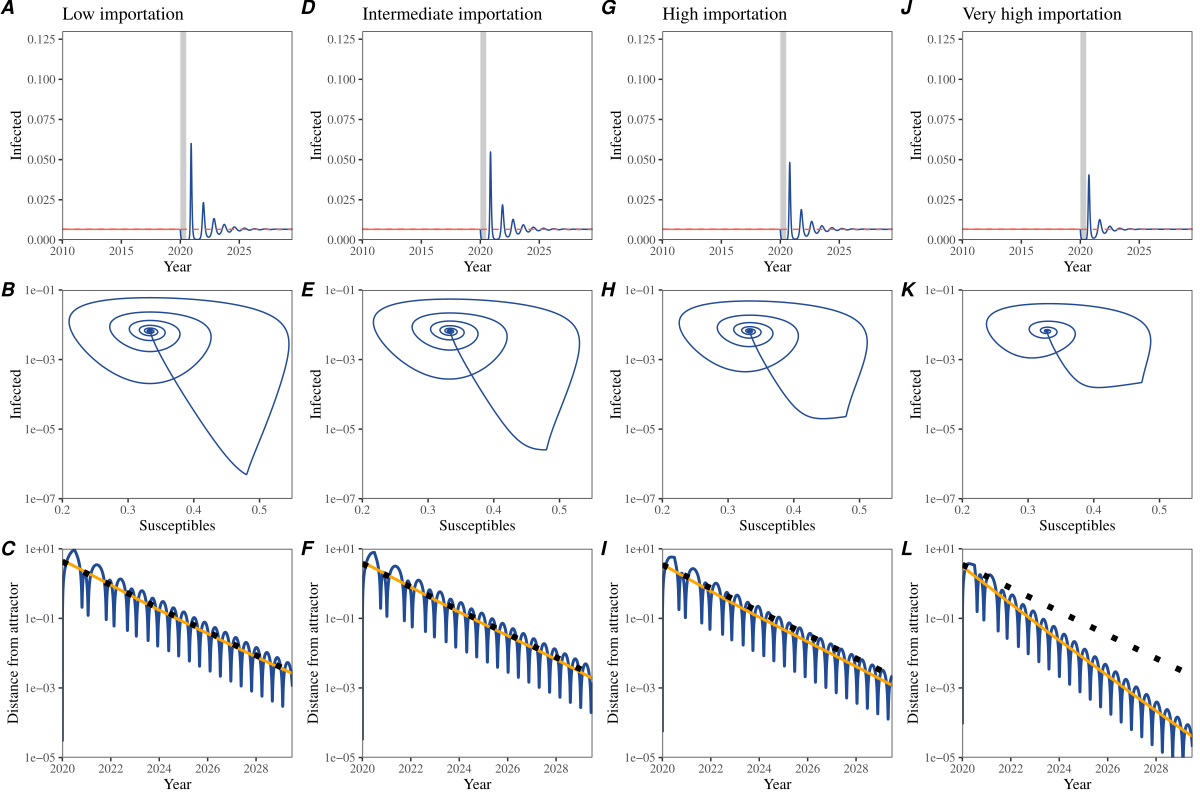

The R source for this figure:
library(deSolve)
library(dplyr)
library(ggplot2); theme_set(theme_bw(base_family = "Times"))
library(egg)
library(gridExtra)
source("../R/simulate_sirs.R")
source("../R/distfun.R")

ss_perturb_sirs <- simulate_sirs_import(
  theta=0,
  omega=1e-7,
  tmax=2040) %>%
  filter(time >= 2010) %>%
  mutate(
    group=time < 2020
  )

ss_unperturb_sirs <- simulate_sirs_import(theta=0,
                                          omega=1e-7,
                                          tmax=2040,npifun=function(x)1) %>%
  filter(time >= 2010)

time <- ss_perturb_sirs$time

mat_perturb_SI_sirs <- matrix(c(ss_perturb_sirs$S, log(ss_perturb_sirs$I)), ncol=2)
mat_unperturb_SI_sirs <- matrix(c(ss_unperturb_sirs$S, log(ss_unperturb_sirs$I)), ncol=2)

dist_SI_sirs <- distfun(mat_perturb_SI_sirs, mat_unperturb_SI_sirs,
                   ss_perturb_sirs$time,
                   2020, "all",
                   scale=FALSE)

g1 <- ggplot(ss_perturb_sirs) +
  annotate("rect", xmin=2020, xmax=2020.5, ymin=-Inf, ymax=Inf, fill="gray80") +
  geom_line(aes(time, I, col=group)) +
  geom_line(data=ss_unperturb_sirs, aes(time, I), lty=2, col="#EF6351") +
  scale_x_continuous("Year", expand=c(0, 0), limits=c(NA, 2029.5)) +
  scale_y_continuous("Infected", expand=c(0, 0), limits=c(0, 0.13)) +
  scale_color_manual(values=c("#224B95", "#EF6351")) +
  ggtitle("Low importation") +
  theme(
    panel.grid = element_blank(),
    legend.position = "none"
  )

ee_sirs <- eigen_sirs()

g2 <- ggplot(bind_cols(as.data.frame(mat_perturb_SI_sirs), data.frame(time=time))) +
  geom_path(aes(V1, exp(V2)), col="#224B95") +
  geom_path(data=bind_cols(as.data.frame(mat_unperturb_SI_sirs), data.frame(time=time)),
            aes(V1, exp(V2)), col="#EF6351") +
  scale_x_continuous("Susceptibles", limits=c(0.2, 0.55), expand=c(0,0)) +
  scale_y_log10("Infected", limits=c(1e-7, 1e-1), expand=c(0,0)) +
  theme(
    panel.grid = element_blank(),
    legend.position = "none"
  )

maxt_SI_sirs <- dist_SI_sirs$time[which.max(dist_SI_sirs$dist)]
lfit_SI_sirs <- lm(log(dist)~time, data=filter(dist_SI_sirs, time>=maxt_SI_sirs))

g3 <- ggplot(filter(dist_SI_sirs, time >= 2020)) +
  geom_line(aes(time, dist), col="#224B95", lwd=1) +
  geom_smooth(aes(time, dist), method="loess", col="orange") +
  geom_function(fun=function(x) exp(predict(lfit_SI_sirs)[1]) * exp(-ee_sirs*(x-maxt_SI_sirs)),
                lwd=2, lty=3) +
  scale_x_continuous("Year", expand=c(0, 0), limits=c(NA, 2029.5),
                     breaks=seq(2020, 2030, by=2)) +
  scale_y_log10("Distance from attractor", expand=c(0, 0)) +
  coord_cartesian(ylim=c(1e-5, 10)) +
  theme(
    panel.grid = element_blank(),
    legend.position = "none"
  )

ss_perturb_sirs2 <- simulate_sirs_import(
  theta=0,
  omega=1e-6,
  tmax=2040) %>%
  filter(time >= 2010) %>%
  mutate(
    group=time < 2020
  )

ss_unperturb_sirs2 <- simulate_sirs_import(theta=0,
                                          omega=1e-6,
                                          tmax=2040,npifun=function(x)1) %>%
  filter(time >= 2010)

time <- ss_perturb_sirs2$time

mat_perturb_SI_sirs2 <- matrix(c(ss_perturb_sirs2$S, log(ss_perturb_sirs2$I)), ncol=2)
mat_unperturb_SI_sirs2 <- matrix(c(ss_unperturb_sirs2$S, log(ss_unperturb_sirs2$I)), ncol=2)

dist_SI_sirs2 <- distfun(mat_perturb_SI_sirs2, mat_unperturb_SI_sirs2,
                        ss_perturb_sirs2$time,
                        2020, "all",
                        scale=FALSE)

g4 <- ggplot(ss_perturb_sirs2) +
  annotate("rect", xmin=2020, xmax=2020.5, ymin=-Inf, ymax=Inf, fill="gray80") +
  geom_line(aes(time, I, col=group)) +
  geom_line(data=ss_unperturb_sirs, aes(time, I), lty=2, col="#EF6351") +
  scale_x_continuous("Year", expand=c(0, 0), limits=c(NA, 2029.5)) +
  scale_y_continuous("Infected", expand=c(0, 0), limits=c(0, 0.13)) +
  scale_color_manual(values=c("#224B95", "#EF6351")) +
  ggtitle("Intermediate importation") +
  theme(
    panel.grid = element_blank(),
    legend.position = "none"
  )

g5 <- ggplot(bind_cols(as.data.frame(mat_perturb_SI_sirs2), data.frame(time=time))) +
  geom_path(aes(V1, exp(V2)), col="#224B95") +
  geom_path(data=bind_cols(as.data.frame(mat_unperturb_SI_sirs2), data.frame(time=time)),
            aes(V1, exp(V2)), col="#EF6351") +
  scale_x_continuous("Susceptibles", limits=c(0.2, 0.55), expand=c(0,0)) +
  scale_y_log10("Infected", limits=c(1e-7, 1e-1), expand=c(0,0)) +
  theme(
    panel.grid = element_blank(),
    legend.position = "none"
  )

maxt_SI_sirs2 <- dist_SI_sirs2$time[which.max(dist_SI_sirs2$dist)]
lfit_SI_sirs2 <- lm(log(dist)~time, data=filter(dist_SI_sirs2, time>=maxt_SI_sirs2))

g6 <- ggplot(filter(dist_SI_sirs2, time >= 2020)) +
  geom_line(aes(time, dist), col="#224B95", lwd=1) +
  geom_smooth(aes(time, dist), method="loess", col="orange") +
  geom_function(fun=function(x) exp(predict(lfit_SI_sirs2)[1]) * exp(-ee_sirs*(x-maxt_SI_sirs)),
                lwd=2, lty=3) +
  scale_x_continuous("Year", expand=c(0, 0), limits=c(NA, 2029.5),
                     breaks=seq(2020, 2030, by=2)) +
  scale_y_log10("Distance from attractor", expand=c(0, 0)) +
  coord_cartesian(ylim=c(1e-5, 10)) +
  theme(
    panel.grid = element_blank(),
    legend.position = "none"
  )

ss_perturb_sirs3 <- simulate_sirs_import(
  theta=0,
  omega=1e-5,
  tmax=2040) %>%
  filter(time >= 2010) %>%
  mutate(
    group=time < 2020
  )

ss_unperturb_sirs3 <- simulate_sirs_import(theta=0,
                                           omega=1e-5,
                                           tmax=2040,npifun=function(x)1) %>%
  filter(time >= 2010)

time <- ss_perturb_sirs3$time

mat_perturb_SI_sirs3 <- matrix(c(ss_perturb_sirs3$S, log(ss_perturb_sirs3$I)), ncol=2)
mat_unperturb_SI_sirs3 <- matrix(c(ss_unperturb_sirs3$S, log(ss_unperturb_sirs3$I)), ncol=2)

dist_SI_sirs3 <- distfun(mat_perturb_SI_sirs3, mat_unperturb_SI_sirs3,
                         ss_perturb_sirs3$time,
                         2020, "all",
                         scale=FALSE)

g7 <- ggplot(ss_perturb_sirs3) +
  annotate("rect", xmin=2020, xmax=2020.5, ymin=-Inf, ymax=Inf, fill="gray80") +
  geom_line(aes(time, I, col=group)) +
  geom_line(data=ss_unperturb_sirs, aes(time, I), lty=2, col="#EF6351") +
  scale_x_continuous("Year", expand=c(0, 0), limits=c(NA, 2029.5)) +
  scale_y_continuous("Infected", expand=c(0, 0), limits=c(0, 0.13)) +
  scale_color_manual(values=c("#224B95", "#EF6351")) +
  ggtitle("High importation") +
  theme(
    panel.grid = element_blank(),
    legend.position = "none"
  )

g8 <- ggplot(bind_cols(as.data.frame(mat_perturb_SI_sirs3), data.frame(time=time))) +
  geom_path(aes(V1, exp(V2)), col="#224B95") +
  geom_path(data=bind_cols(as.data.frame(mat_unperturb_SI_sirs3), data.frame(time=time)),
            aes(V1, exp(V2)), col="#EF6351") +
  scale_x_continuous("Susceptibles", limits=c(0.2, 0.55), expand=c(0,0)) +
  scale_y_log10("Infected", limits=c(1e-7, 1e-1), expand=c(0,0)) +
  theme(
    panel.grid = element_blank(),
    legend.position = "none"
  )

maxt_SI_sirs3 <- dist_SI_sirs3$time[which.max(dist_SI_sirs3$dist)]
lfit_SI_sirs3 <- lm(log(dist)~time, data=filter(dist_SI_sirs3, time>=maxt_SI_sirs3))

g9 <- ggplot(filter(dist_SI_sirs3, time >= 2020)) +
  geom_line(aes(time, dist), col="#224B95", lwd=1) +
  geom_smooth(aes(time, dist), method="loess", col="orange") +
  geom_function(fun=function(x) exp(predict(lfit_SI_sirs3)[1]) * exp(-ee_sirs*(x-maxt_SI_sirs)),
                lwd=2, lty=3) +
  scale_x_continuous("Year", expand=c(0, 0), limits=c(NA, 2029.5),
                     breaks=seq(2020, 2030, by=2)) +
  scale_y_log10("Distance from attractor", expand=c(0, 0)) +
  coord_cartesian(ylim=c(1e-5, 10)) +
  theme(
    panel.grid = element_blank(),
    legend.position = "none"
  )

ss_perturb_sirs4 <- simulate_sirs_import(
  theta=0,
  omega=1e-4,
  tmax=2040) %>%
  filter(time >= 2010) %>%
  mutate(
    group=time < 2020
  )

ss_unperturb_sirs4 <- simulate_sirs_import(theta=0,
                                           omega=1e-4,
                                           tmax=2040,npifun=function(x)1) %>%
  filter(time >= 2010)

time <- ss_perturb_sirs4$time

mat_perturb_SI_sirs4 <- matrix(c(ss_perturb_sirs4$S, log(ss_perturb_sirs4$I)), ncol=2)
mat_unperturb_SI_sirs4 <- matrix(c(ss_unperturb_sirs4$S, log(ss_unperturb_sirs4$I)), ncol=2)

dist_SI_sirs4 <- distfun(mat_perturb_SI_sirs4, mat_unperturb_SI_sirs4,
                         ss_perturb_sirs4$time,
                         2020, "all",
                         scale=FALSE)

g10 <- ggplot(ss_perturb_sirs4) +
  annotate("rect", xmin=2020, xmax=2020.5, ymin=-Inf, ymax=Inf, fill="gray80") +
  geom_line(aes(time, I, col=group)) +
  geom_line(data=ss_unperturb_sirs, aes(time, I), lty=2, col="#EF6351") +
  scale_x_continuous("Year", expand=c(0, 0), limits=c(NA, 2029.5)) +
  scale_y_continuous("Infected", expand=c(0, 0), limits=c(0, 0.13)) +
  scale_color_manual(values=c("#224B95", "#EF6351")) +
  ggtitle("Very high importation") +
  theme(
    panel.grid = element_blank(),
    legend.position = "none"
  )

g11 <- ggplot(bind_cols(as.data.frame(mat_perturb_SI_sirs4), data.frame(time=time))) +
  geom_path(aes(V1, exp(V2)), col="#224B95") +
  geom_path(data=bind_cols(as.data.frame(mat_unperturb_SI_sirs4), data.frame(time=time)),
            aes(V1, exp(V2)), col="#EF6351") +
  scale_x_continuous("Susceptibles", limits=c(0.2, 0.55), expand=c(0,0)) +
  scale_y_log10("Infected", limits=c(1e-7, 1e-1), expand=c(0,0)) +
  theme(
    panel.grid = element_blank(),
    legend.position = "none"
  )

maxt_SI_sirs4 <- dist_SI_sirs4$time[which.max(dist_SI_sirs4$dist)]
lfit_SI_sirs4 <- lm(log(dist)~time, data=filter(dist_SI_sirs4, time>=maxt_SI_sirs4))

g12 <- ggplot(filter(dist_SI_sirs4, time >= 2020)) +
  geom_line(aes(time, dist), col="#224B95", lwd=1) +
  geom_smooth(aes(time, dist), method="loess", col="orange") +
  geom_function(fun=function(x) exp(predict(lfit_SI_sirs4)[1]) * exp(-ee_sirs*(x-maxt_SI_sirs)),
                lwd=2, lty=3) +
  scale_x_continuous("Year", expand=c(0, 0), limits=c(NA, 2029.5),
                     breaks=seq(2020, 2030, by=2)) +
  scale_y_log10("Distance from attractor", expand=c(0, 0)) +
  coord_cartesian(ylim=c(1e-5, 10)) +
  theme(
    panel.grid = element_blank(),
    legend.position = "none"
  )

gcomb <- ggarrange(g1, g2, g3, g4, g5, g6, g7, g8, g9, g10, g11, g12,
          nrow=3,
          byrow = FALSE,
          labels=LETTERS[1:12])

ggsave("figure2_simple_noseas_import.pdf", gcomb, width=12, height=8)
